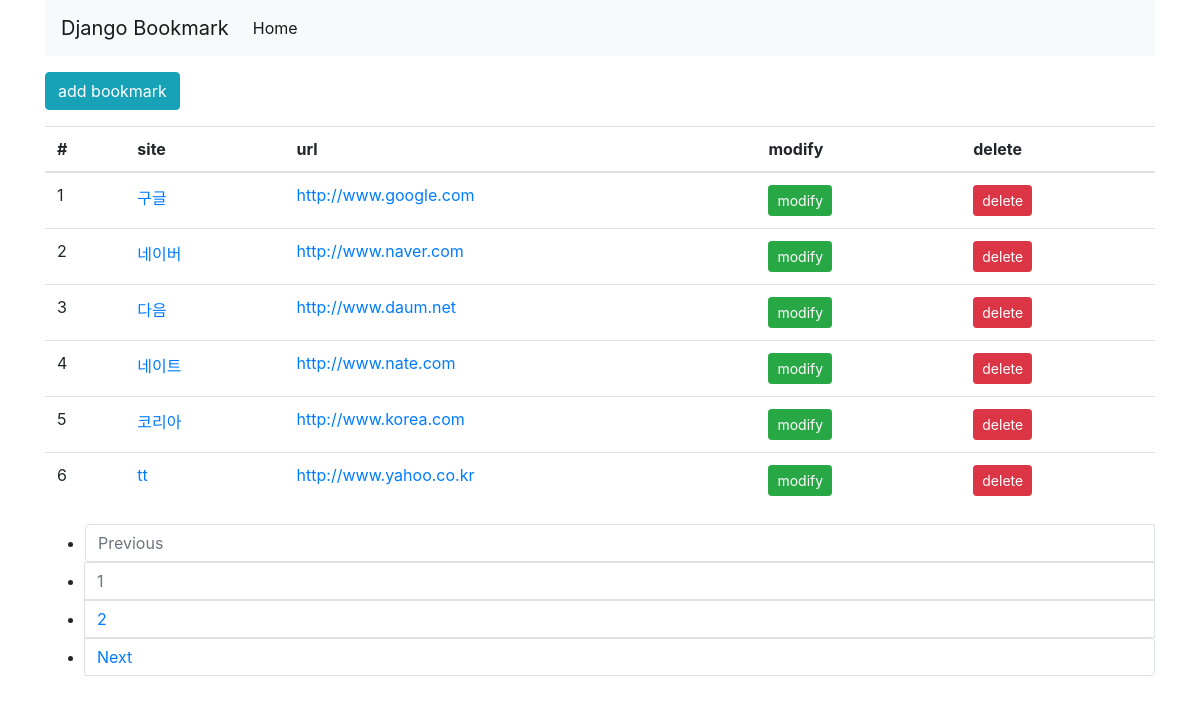
Screenshot of /bookmark/ with the database file from the repository.
### bookmark/models.py (models this page shows, shortened)
class Bookmark(models.Model):
    site_name = models.CharField(max_length=100)
    url = models.URLField('Site URL')

### bookmark/views.py (the view)
# urls.py: path('', BookmarklistView.as_view() , name='list'),
class BookmarklistView(ListView):
    model = Bookmark
    paginate_by = 6

### bookmark/templates/bookmark/bookmark_list.html (shortened to what this page needs)
{% extends 'base.html' %}
{% block content %}
<div class="btn-group">
    <a href="{% url 'add' %}" class="btn btn-info">add bookmark</a>
</div>
<table class="table">
    <thead>
        <tr>
            <th scope="col">#</th>
            <th scope="col">site</th>
            <th scope="col">url</th>
            <th scope="col">modify</th>
            <th scope="col">delete</th>
        </tr>
    </thead>
    <tbody>
        {% for bookmark in object_list %}
            <tr>
                <td>{{ forloop.counter }}</td>
                <td><a href="{% url 'detail' pk=bookmark.id %}">{{ bookmark.site_name }}</a> </td>
                <td><a href="{{ bookmark.url}}" target="_blank">{{ bookmark.url }}</a></td>
                <td><a href="{% url 'update' pk=bookmark.id %}" class="btn btn-success btn-sm">modify</a></td>
                <td><a href="{% url 'delete' pk=bookmark.id %}" class="btn btn-danger btn-sm">delete</a></td>
            </tr>
        {% endfor %}
    </tbody>
</table>
<table class="table">
    <tr>
{% block pagination %}
    {% if is_paginated %}
        <ul calss="pagination justify-content-center pagination-sm">
            {% if page_obj.has_previous %}
                <li class="page-item">
                    <a class="page-link" href="{% url 'list' %}?page={{ page_obj.previous_page_number }}" tabindex="-1">Previous</a>
                </li>
            {% else %}
                <li class="page-item disabled">
                    <a class="page-link" href="#" tabindex="-1">Previous</a>
                </li>
            {% endif %}
            {% for object in page_obj.paginator.page_range %}
                <li class="page-item {% if page_obj.number == forloop.counter %} disabled{% endif %}">
                    <a class="page-link" href="{{ request.path }}?page={{ forloop.counter }}">{{ forloop.counter }}</a>
                </li>
            {% endfor %}
            {% if page_obj.has_next %}
                <li class="page-item">
                    <a class="page-link" href="{% url 'list' %}?page={{ page_obj.next_page_number }}">Next</a>
                </li>
            {% else %}
                <li class="page-item disabled">
                    <a class="page-link" href="#">Next</a>
                </li>
            {% endif %}
        </ul>
    {% endif %}
{% endblock %}
    </tr>
</table>
{% endblock %}

### templates/base.html (shortened to what this page needs)
{% load static %}
<link rel="stylesheet" href="{% static 'style.css' %}">
<!DOCTYPE html>
<html lang="en">
<head>
    <link rel="stylesheet" href="https://stackpath.bootstrapcdn.com/bootstrap/4.4.1/css/bootstrap.min.css">
    {% load static %}
    <link rel="stylesheet" href="{% static 'style.css' %}">
</head>
<body>
<div class="container">
    <nav class="navbar navbar-expand-lg navbar-light bg-light">
        <a class="navbar-brand" href="#">Django Bookmark</a>
        <div class="collapse navbar-collapse" id="navbarSupportedContent">
            <ul class="navbar-nav mr-auto">
                <li class="nav-item active">
                    <a class="nav-link" href="#">Home <span class="sr-only">(current)</span></a>
                </li>
            </ul>
        </div>
    </nav>
    <div class="row">
        <div class="col">
        {% block content %}
        {% endblock %}
        </div>
    </div>
</div>
</body>
</html>

### bookmark/static/style.css (style rules this page uses)
body { width:100%; }

### rows the page displays
Bookmark: site_name "구글", url "http://www.google.com"
Bookmark: site_name "네이버", url "http://www.naver.com"
Bookmark: site_name "다음", url "http://www.daum.net"
Bookmark: site_name "네이트", url "http://www.nate.com"
Bookmark: site_name "코리아", url "http://www.korea.com"
Bookmark: site_name "tt", url "http://www.yahoo.co.kr"
